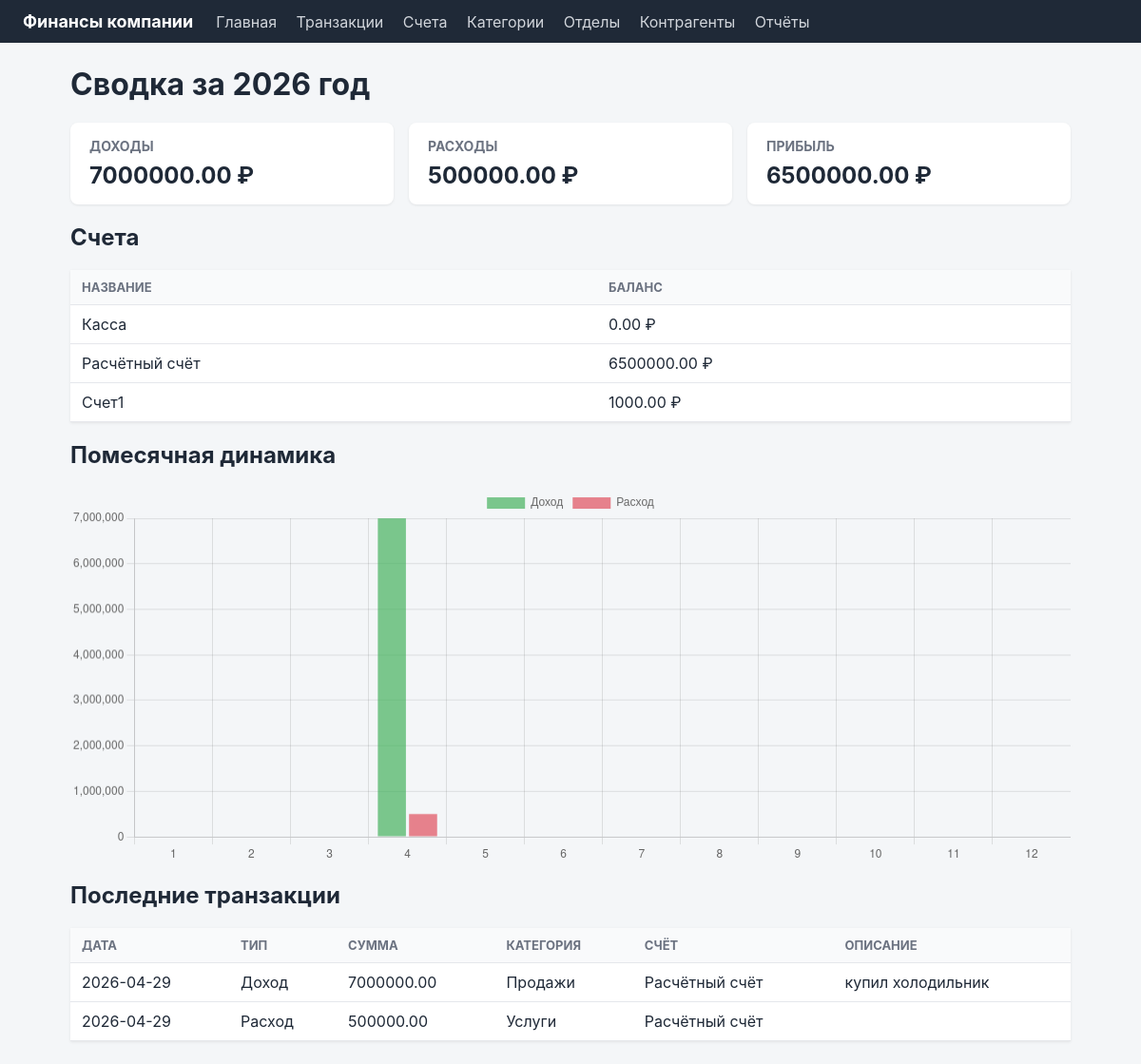
The page / on the database its author committed.
### app/models.py (models this page shows, shortened)
class Account(db.Model):
    __tablename__ = "accounts"
    id = db.Column(db.Integer, primary_key=True)
    name = db.Column(db.String(100), nullable=False, unique=True)
    balance = db.Column(db.Numeric(14, 2), nullable=False, default=0)
    transactions = db.relationship("Transaction", back_populates="account")

class Transaction(db.Model):
    __tablename__ = "transactions"
    id = db.Column(db.Integer, primary_key=True)
    type = db.Column(db.Enum(TransactionType), nullable=False)
    amount = db.Column(db.Numeric(14, 2), nullable=False)
    date = db.Column(db.Date, nullable=False, default=date.today)
    description = db.Column(db.String(255))
    created_at = db.Column(db.DateTime, default=datetime.utcnow)
    category_id = db.Column(db.Integer, db.ForeignKey("categories.id"), nullable=False)
    account_id = db.Column(db.Integer, db.ForeignKey("accounts.id"), nullable=False)
    department_id = db.Column(db.Integer, db.ForeignKey("departments.id"))
    counterparty_id = db.Column(db.Integer, db.ForeignKey("counterparties.id"))
    category = db.relationship("Category", back_populates="transactions")
    account = db.relationship("Account", back_populates="transactions")
    department = db.relationship("Department", back_populates="transactions")
    counterparty = db.relationship("Counterparty", back_populates="transactions")

class Category(db.Model):
    __tablename__ = "categories"
    id = db.Column(db.Integer, primary_key=True)
    name = db.Column(db.String(100), nullable=False, unique=True)
    type = db.Column(db.Enum(TransactionType), nullable=False)
    transactions = db.relationship("Transaction", back_populates="category")

### app/routes/dashboard.py (the view)
@bp.route("/")
def index():
    today = date.today()
    year_start = date(today.year, 1, 1)
    income = AnalyticsService.total_by_type(TransactionType.INCOME, year_start, today)
    expense = AnalyticsService.total_by_type(TransactionType.EXPENSE, year_start, today)
    profit = income - expense
    accounts = Account.query.all()
    recent = Transaction.query.order_by(Transaction.date.desc()).limit(10).all()
    monthly = AnalyticsService.monthly_trend(today.year)
    return render_template(
        "dashboard.html",
        income=income,
        expense=expense,
        profit=profit,
        accounts=accounts,
        recent=recent,
        monthly=monthly,
        year=today.year,
    )

### app/services/analytics.py (called while the page is built)
    @staticmethod
    def total_by_type(
        type_: TransactionType,
        date_from: Optional[date] = None,
        date_to: Optional[date] = None,
    ) -> Decimal:
        query = db.session.query(func.coalesce(func.sum(Transaction.amount), 0)).filter(
            Transaction.type == type_
        )
        query = AnalyticsService._apply_date_range(query, date_from, date_to)
        return Decimal(query.scalar() or 0)

    @staticmethod
    def monthly_trend(year: int) -> list[dict]:
        results = []
        for month in range(1, 13):
            date_from = date(year, month, 1)
            if month == 12:
                date_to = date(year, 12, 31)
            else:
                date_to = date(year, month + 1, 1)
            income = AnalyticsService.total_by_type(
                TransactionType.INCOME, date_from, date_to
            )
            expense = AnalyticsService.total_by_type(
                TransactionType.EXPENSE, date_from, date_to
            )
            results.append({
                "month": month,
                "income": float(income),
                "expense": float(expense),
            })
        return results

    @staticmethod
    def _apply_date_range(query, date_from: Optional[date], date_to: Optional[date]):
        if date_from:
            query = query.filter(Transaction.date >= date_from)
        if date_to:
            query = query.filter(Transaction.date <= date_to)
        return query

### app/templates/dashboard.html (shortened to what this page needs)
{% extends "base.html" %}
{% block content %}
<h1>Сводка за {{ year }} год</h1>
<div class="cards">
    <div class="card"><h3>Доходы</h3><p class="big">{{ "%.2f"|format(income) }} ₽</p></div>
    <div class="card"><h3>Расходы</h3><p class="big">{{ "%.2f"|format(expense) }} ₽</p></div>
    <div class="card"><h3>Прибыль</h3><p class="big">{{ "%.2f"|format(profit) }} ₽</p></div>
</div>
<h2>Счета</h2>
<table>
    <tr><th>Название</th><th>Баланс</th></tr>
    {% for a in accounts %}
        <tr><td>{{ a.name }}</td><td>{{ "%.2f"|format(a.balance) }} ₽</td></tr>
    {% endfor %}
</table>
<h2>Помесячная динамика</h2>
<canvas id="trend" width="800" height="300"></canvas>
<h2>Последние транзакции</h2>
<table>
    <tr><th>Дата</th><th>Тип</th><th>Сумма</th><th>Категория</th><th>Счёт</th><th>Описание</th></tr>
    {% for t in recent %}
        <tr>
            <td>{{ t.date }}</td>
            <td>{{ "Доход" if t.type.value == "income" else "Расход" }}</td>
            <td>{{ "%.2f"|format(t.amount) }}</td>
            <td>{{ t.category.name }}</td>
            <td>{{ t.account.name }}</td>
            <td>{{ t.description or "" }}</td>
        </tr>
    {% endfor %}
</table>
{% endblock %}
{% block scripts %}
<script>
    const data = {{ monthly | tojson }};
    new Chart(document.getElementById('trend'), {
        type: 'bar',
        data: {
            labels: data.map(d => d.month),
            datasets: [
                { label: 'Доход', data: data.map(d => d.income), backgroundColor: 'rgba(40,167,69,0.6)' },
                { label: 'Расход', data: data.map(d => d.expense), backgroundColor: 'rgba(220,53,69,0.6)' },
            ]
        }
    });
</script>
{% endblock %}

### app/templates/base.html (shortened to what this page needs)
<!doctype html>
<html lang="ru">
<head>
    <link rel="stylesheet" href="{{ url_for('static', filename='css/style.css') }}">
</head>
<body>
<header class="topbar">
    <div class="brand">Финансы компании</div>
    <nav>
        <a href="{{ url_for('dashboard.index') }}">Главная</a>
        <a href="{{ url_for('transactions.list_view') }}">Транзакции</a>
        <a href="{{ url_for('accounts.list_view') }}">Счета</a>
        <a href="{{ url_for('categories.list_view') }}">Категории</a>
        <a href="{{ url_for('departments.list_view') }}">Отделы</a>
        <a href="{{ url_for('counterparties.list_view') }}">Контрагенты</a>
        <a href="{{ url_for('reports.index') }}">Отчёты</a>
    </nav>
</header>
<main class="container">
    {% block content %}{% endblock %}
</main>
{% block scripts %}{% endblock %}
</body>
</html>

### app/static/css/style.css (style rules this page uses)
* { box-sizing: border-box; }
body { margin: 0; font-family: -apple-system, "Segoe UI", Roboto, sans-serif; background: #f4f6f8; color: #1f2937; }
.topbar { display: flex; align-items: center; background: #1f2937; color: #fff; padding: 12px 24px; gap: 24px; }
.topbar .brand { font-weight: 700; font-size: 18px; }
.topbar nav a { color: #d1d5db; text-decoration: none; margin-right: 16px; }
.container { max-width: 1100px; margin: 24px auto; padding: 0 24px; }
h1 { margin-top: 0; }
.cards { display: flex; gap: 16px; margin: 16px 0; }
.card { background: #fff; border-radius: 8px; padding: 16px 20px; flex: 1; box-shadow: 0 1px 3px rgba(0,0,0,0.08); }
.card h3 { margin: 0; font-size: 14px; color: #6b7280; text-transform: uppercase; }
.card .big { font-size: 24px; font-weight: 700; margin: 8px 0 0; }
table { width: 100%; border-collapse: collapse; background: #fff; margin: 12px 0; box-shadow: 0 1px 3px rgba(0,0,0,0.08); }
th, td { padding: 10px 12px; text-align: left; border-bottom: 1px solid #e5e7eb; }
th { background: #f9fafb; font-size: 13px; text-transform: uppercase; color: #6b7280; }

### rows shown on the page
Account: name "Касса", balance "0.00"
Account: name "Расчётный счёт", balance "6500000.00"
Account: name "Счет1", balance "1000.00"
Transaction: date "2026-04-29", type "Доход", amount "7000000.00", category.name "Продажи", account.name "Расчётный счёт", description "купил холодильник"
Transaction: date "2026-04-29", type "Расход", amount "500000.00", category.name "Услуги", account.name "Расчётный счёт"

### other values the page prints
{{ "%.2f"|format(income) }} "7000000.00"
{{ "%.2f"|format(expense) }} "500000.00"
{{ "%.2f"|format(profit) }} "6500000.00"
